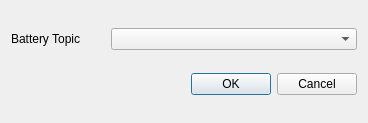
<?xml version="1.0" encoding="UTF-8"?>
<ui version="4.0">
 <class>ConsoleSettingsDialog</class>
 <widget class="QDialog" name="ConsoleSettingsDialog">
  <property name="windowModality">
   <enum>Qt::ApplicationModal</enum>
  </property>
  <property name="geometry">
   <rect>
    <x>0</x>
    <y>0</y>
    <width>368</width>
    <height>123</height>
   </rect>
  </property>
  <property name="windowTitle">
   <string>Setup battery widget topic</string>
  </property>
  <property name="modal">
   <bool>true</bool>
  </property>
  <layout class="QVBoxLayout" name="verticalLayout">
   <item>
    <layout class="QHBoxLayout" name="horizontalLayout_2">
     <item>
      <widget class="QLabel" name="label">
       <property name="maximumSize">
        <size>
         <width>94</width>
         <height>16777215</height>
        </size>
       </property>
       <property name="text">
        <string>Battery Topic</string>
       </property>
      </widget>
     </item>
     <item>
      <widget class="QComboBox" name="topic_combo"/>
     </item>
    </layout>
   </item>
   <item>
    <widget class="QDialogButtonBox" name="buttonBox">
     <property name="standardButtons">
      <set>QDialogButtonBox::Cancel|QDialogButtonBox::Ok</set>
     </property>
    </widget>
   </item>
  </layout>
 </widget>
 <resources/>
 <connections>
  <connection>
   <sender>buttonBox</sender>
   <signal>accepted()</signal>
   <receiver>ConsoleSettingsDialog</receiver>
   <slot>accept()</slot>
   <hints>
    <hint type="sourcelabel">
     <x>248</x>
     <y>254</y>
    </hint>
    <hint type="destinationlabel">
     <x>157</x>
     <y>274</y>
    </hint>
   </hints>
  </connection>
  <connection>
   <sender>buttonBox</sender>
   <signal>rejected()</signal>
   <receiver>ConsoleSettingsDialog</receiver>
   <slot>reject()</slot>
   <hints>
    <hint type="sourcelabel">
     <x>316</x>
     <y>260</y>
    </hint>
    <hint type="destinationlabel">
     <x>286</x>
     <y>274</y>
    </hint>
   </hints>
  </connection>
 </connections>
</ui>
